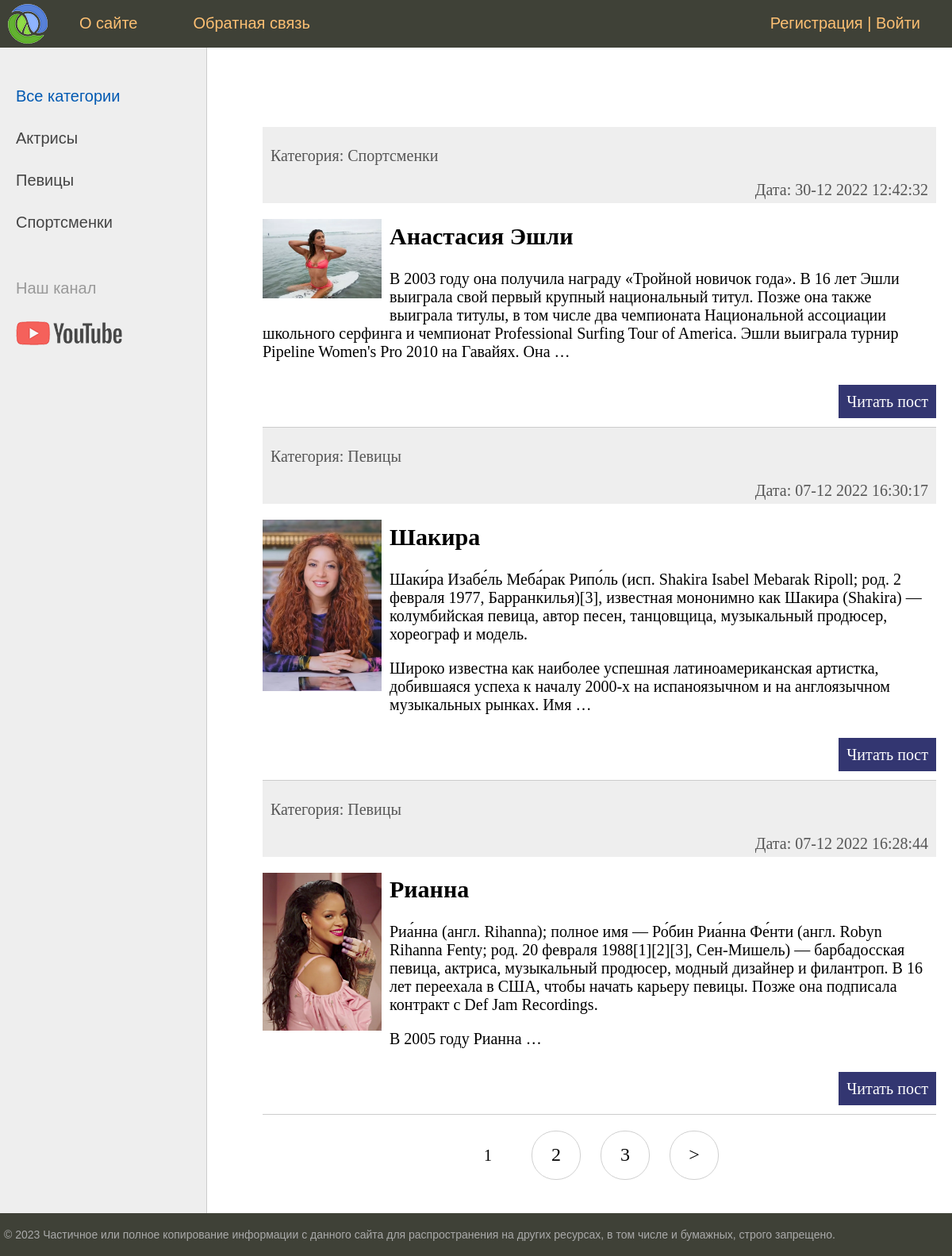
The page / on the database its author committed.
### women/models.py (models this page shows, shortened)
class Category(models.Model):
    name = models.CharField(max_length=100, db_index=True, verbose_name='Категория')
    slug = models.SlugField(max_length=255, unique=True, db_index=True, verbose_name='URL')
    def __str__(self):
        return self.name
    def get_absolute_url(self):
        return reverse('category', kwargs={'cat_slug': self.slug})
    class Meta:
        verbose_name = 'Категорию'
        verbose_name_plural = 'Категории'
        ordering = ['id']

class Women(models.Model):
    title = models.CharField(max_length=255, verbose_name="Заголовок")
    slug = models.SlugField(max_length=255, unique=True, db_index=True, verbose_name='URL')
    content = models.TextField(blank=True, verbose_name="Текст статьи")
    photo = models.ImageField(upload_to="photos/%Y/%m/%d/", verbose_name="Фото")
    time_create = models.DateTimeField(auto_now_add=True, verbose_name="Время создания")
    time_update = models.DateTimeField(auto_now=True, verbose_name="Время изменения")
    is_published = models.BooleanField(default=True, verbose_name="Публикация")
    cat = models.ForeignKey('Category', on_delete=models.PROTECT,  verbose_name="Категория")
    def get_absolute_url(self):
        return reverse('post', kwargs={'post_slug': self.slug})
    class Meta:
        verbose_name ='Известные женщины'
        verbose_name_plural = 'Известные женщины'
        ordering = ['-time_create', 'title']

### women/views.py (the view)
# urls.py: path('', WomenHome.as_view(), name='home'),
class WomenHome(DataMixin, ListView):
    model = Women
    template_name = 'women/index.html'
    context_object_name = 'posts'
    def get_context_data(self, *, object_list=None, **kwargs):
        context = super().get_context_data(**kwargs)
        c_def = self.get_user_context(title='Главная страница')
        return dict(list(context.items()) + list(c_def.items()))
    def get_queryset(self):
        return Women.objects.filter(is_published=True).select_related('cat')

### women/utils.py (called while the page is built)
    def get_user_context(self, **kwargs):
        context = kwargs
        cats = cache.get('cats')
        if not cats :
            cats = Category.objects.annotate(Count('women'))
            cache.set('cats', cats, 300)
        user_menu = menu.copy()
        if not self.request.user.is_authenticated:
            user_menu.pop(1)
        context['menu'] = user_menu
        context['cats'] = cats
        if 'cat_selected' not in context:
            context['cat_selected'] = 0
        return context

### women/templates/women/index.html (shortened to what this page needs)
{% extends 'women/base.html' %}
{% block content %}
<ul class="list-articles">
	{% for p in object_list %}
			<li><div class="article-panel">
				<p class="'first">Категория: {{p.cat}}</p>
				<p class="last">Дата: {{p.time_update|date:"d-m Y H:i:s"}}</p>
			</div>
{% if p.photo %}
	<p><img class="img-article-left thumb" src="{{p.photo.url}}"> </p>
{% endif %}
				<h2>{{p.title}}</h2>
	{% autoescape on %}
	{{p.content|linebreaks|truncatewords:50}}
	{% endautoescape %}
			<p class="link-read-post"><a href="{{ p.get_absolute_url }}" >Читать пост</a></p>
			</li>
	{% endfor %}
</ul>
{% endblock %}

### women/templates/women/base.html (shortened to what this page needs)
{% load static %}
{% load women_tags %}
<!DOCTYPE html>
<html>
<head>
	<link type="text/css" href="{% static 'women/css/styles.css' %}" rel="stylesheet" />
</head>
<body>
<table class="table-page" border=0 cellpadding="0" cellspacing="0">
<tr><td valign=top>
{% block mainmenu %}
		<div class="header">
			<ul id="mainmenu" class="mainmenu">
			<li class="logo"><a href="{% url 'home' %}"><div class="logo"></div></a></li>
{% for m in menu %}
			<li><a href="{% url m.url_name %}">{{m.title}}</a></li>
{% endfor %}
			{% if request.user.is_authenticated %}
			<li class="last">{{user.username}} | <a href="{% url 'logout' %}">Выйти</a> </li>
			{% else %}
			<li class="last"> <a href="{% url 'register' %}">Регистрация</a> | <a href="{% url 'login' %}">Войти </a></li>
			{% endif %}
			</ul>
		</div>
{% endblock mainmenu %}
<table class="table-content" border=0 cellpadding="0" cellspacing="0">
<tr>
	<td valign="top" class="left-chapters">
	<ul id="leftchapters">
{% if cat_selected == 0 %}
		<li class="selected">Все категории</li>
{% else %}
		<li><a href="{% url 'home' %}">Все категории</a></li>
{% endif %}
{% for c in cats %}
	{% if c.women__count > 0 %}
		{% if c.pk == cat_selected %}
			<li class="selected">{{c.name}}</li>
		{% else %}
			<li><a href="{{ c.get_absolute_url }}">{{c.name}}</a> </li>
		{% endif %}
	{% endif %}
{% endfor %}
		<li class="share">
		<p>Наш канал</p>
		<a class="share-yt" href="https://www.youtube.com/channel/UClJzWfGWuGJL2t-3dYKcHTA/playlists" target="_blank" rel="nofollow"></a>
		</li>
	</ul>
</td>
<td valign="top" class="content">
	<div class="content-text">
{% block content %}
{% endblock %}
{% if page_obj.has_other_pages %}
<nav class="list-pages">
	<ul>
		{% for p in paginator.page_range %}
		{% if page_obj.number == p %}
		<li class="page-num page-num-selected">{{ p }}</li>
		{% elif p >= page_obj.number|add:-2 and p <= page_obj.number|add:2 %}
		<li class="page-num">
			<a href="?page={{ p }}">{{ p }}</a>
		</li>
		{% endif %}
		{% endfor %}
{% if page_obj.has_next %}
<li class="page-num">
	<a href="?page={{ page_obj.next_page_number }}">&gt;</a>
</li>
{% endif %}
	</ul>
</nav>
{% endif %}
	</div>
</td></tr></table>
</td></tr>
<tr><td valign=top>
	<div id="footer">
		<p>&copy; 2023 Частичное или полное копирование информации с данного сайта для распространения на других ресурсах, в том числе и бумажных, строго запрещено.</p>
	</div>
</td></tr></table>
</body>
</html>

### women/static/women/css/styles.css (style rules this page uses)
html, body { font-family: 'Arial'; margin: 0; padding: 0; height: 100%; width: 100%; color: #444; }
a { color: #0059b2; text-decoration: none; }
img { max-width: 600px; height: auto; }
img.img-article-left { max-width: 300px; height: auto; float: left; padding: 0 10px 10px 0; }
img.img-article-left.thumb { max-width: 150px; height: auto; }
p.link-read-post { text-align: right; }
p.link-read-post a { padding: 10px; min-width: 100px; background: #333671; color: #fff; text-decoration: none; }
div.article-panel { background: #eee; padding: 5px 10px 5px 10px; box-sizing: border-box; overflow: hidden; color: #555; }
div.article-panel p.last { margin: 0; float: right; }
ul.list-articles { list-style: none; margin: 0; padding: 0; }
ul.list-articles li { border-bottom: 1px solid #ccc; }
.table-page { width: 100%; height: 100%; vertical-align: top; }
.table-page tr { height: 100%; }
.header { background: #3F4137; height: 60px; }
.logo { background: url('../images/logo.png') no-repeat 10px 5px; width: 70px; height: 60px; }
ul.mainmenu { list-style: none; margin: 0; padding: 0; height: 60px; color: #fdc073; font-size: 20px; overflow: hidden; }
ul.mainmenu li { float: left; margin: 18px 40px 0 30px; }
ul.mainmenu li.logo { margin: 0; }
ul.mainmenu li.last { float: right; }
ul.mainmenu li a { color: #fdc073; text-decoration: none; }
.table-content { width: 100%; min-height: 100%; height: 100%; }
.left-chapters { margin: 0; background: #eee; border-right: 1px solid #ccc; min-height: 100%; }
.left-chapters ul { width: 230px; min-height: 100%; margin: 0; padding: 20px 10px 10px 20px; list-style: none; font-size: 20px; }
.left-chapters ul li { margin: 30px 0 0 0; color: #999; }
.left-chapters ul li.selected { color: #0059b2; }
.left-chapters ul li a { color: #444; text-decoration: none; }
.left-chapters ul li.share { margin: 60px 0 0 0; }
.left-chapters ul li.share p { margin: 30px 0 30px 0; }
.left-chapters ul li.share a { display: inline-block; width: 40px; height: 40px; margin: 0 20px 0 0; }
.left-chapters ul li.share a.share-yt { width: 100%; height: 30px; background: url('../images/share_yt.png') no-repeat 0 0 }
.content { padding: 40px 20px 20px 40px; width: 100%; box-sizing: border-box; }
.content-text { margin: 60px 0 0 30px; color: #000; font-size: 20px; font-family: Yandex Sans Display Light; }
#footer { box-sizing: border-box; background: #3F4137; padding: 5px; color: #aaa; font-size: 14px; font-family: Verdana, Geneva, Arial, Helvetica; text-align: left; overflow: hidden; }
.list-pages { text-align: center; margin: 0 0 20px 0; }
.list-pages ul { margin: 20px 0 0 0; padding: 0; list-style: none; }
.list-pages ul li { display: inline-block; margin: 0 20px 0 0; }
.list-pages a { color: #000; font-size: 24px; text-decoration: none; }
.list-pages .page-num, .page-num-selected { display: inline-block; width: 60px; height: 44px; padding: 16px 0 0 0; border: 1px solid #d0d0d0; border-radius: 30px; }
.list-pages .page-num-selected { border: none; color: #000; font-size: 20px; }

### rows shown on the page
Category: name "Актрисы"
Category: name "Певицы"
Category: name "Спортсменки"
Women: cat "Спортсменки", time_update "30-12 2022 12:42:32", photo (picture), title "Анастасия Эшли", content "В 2003 году она получила награду «Тройной новичок года». В 16 лет Эшли выиграла свой первый крупный национальный титул. Позже она также выиграла титулы, в том числе два чемпионата Национальной ассоциации школьного серфинга и чемпионат Professional Surfing Tour of America. Эшли выиграла турнир Pipeline Women's Pro 2010 на Гавайях. Она …"
Women: cat "Певицы", time_update "07-12 2022 16:30:17", photo (picture), title "Шакира", content "Шаки́ра Изабе́ль Меба́рак Рипо́ль (исп. Shakira Isabel Mebarak Ripoll; род. 2 февраля 1977, Барранкилья)[3], известная мононимно как Шакира (Shakira) — колумбийская певица, автор песен, танцовщица, музыкальный продюсер, хореограф и модель. Широко известна как наиболее успешная латиноамериканская артистка, добившаяся успеха к началу 2000-х на испаноязычном и на англоязычном музыкальных рынках. Имя …"
Women: cat "Певицы", time_update "07-12 2022 16:28:44", photo (picture), title "Рианна", content "Риа́нна (англ. Rihanna); полное имя — Ро́бин Риа́нна Фе́нти (англ. Robyn Rihanna Fenty; род. 20 февраля 1988[1][2][3], Сен-Мишель) — барбадосская певица, актриса, музыкальный продюсер, модный дизайнер и филантроп. В 16 лет переехала в США, чтобы начать карьеру певицы. Позже она подписала контракт с Def Jam Recordings. В 2005 году Рианна …"

### other values the page prints
{{ m.title }} "О сайте" "Обратная связь"
{{ p }} "1"
{{ p }} "2" "3"
